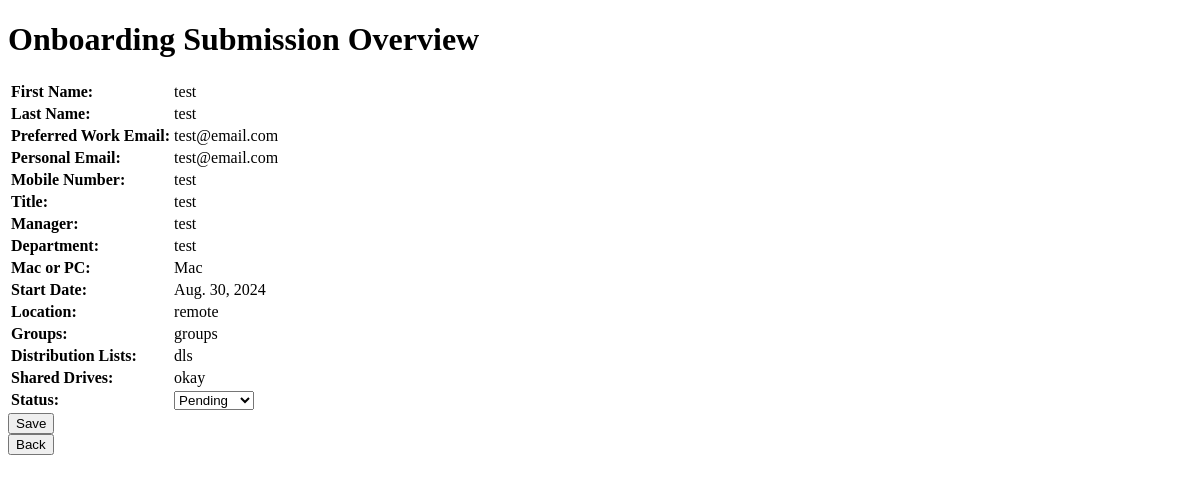
Before: /onboarding_submission_overview/?id=1 (signed in) with the older database file.
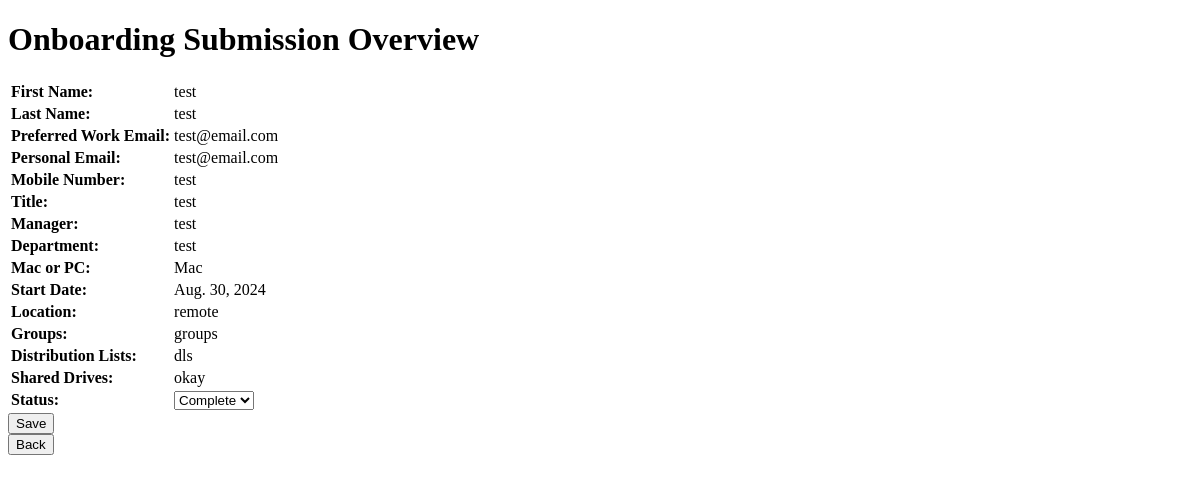
After: the same page with the newer database file.
### main/models.py (models this page shows, shortened)
class Onboarding(models.Model):
    STATUS_CHOICES = [
        ('Pending', 'Pending'),
        ('Complete', 'Complete'),
    ]
    MAC_OR_PC_CHOICES = [
        ('Mac', 'Mac'),
        ('PC', 'PC'),
    ]
    first_name = models.CharField(max_length=100)
    last_name = models.CharField(max_length=100)
    preferred_work_email = models.EmailField(max_length=100)
    personal_email = models.EmailField(max_length=100)
    mobile_number = models.CharField(max_length=15)
    title = models.CharField(max_length=100)
    manager = models.CharField(max_length=100)
    department = models.CharField(max_length=100)
    mac_or_pc = models.CharField(max_length=3, choices=MAC_OR_PC_CHOICES)
    start_date = models.DateField()
    location = models.CharField(max_length=100)
    groups = models.TextField()
    distribution_lists = models.TextField()
    shared_drives = models.TextField()
    status = models.CharField(max_length=50, choices=STATUS_CHOICES, default='Pending')
    details = models.TextField(default='')

### main/views.py (the view)
# urls.py: path('onboarding_submission_overview/', views.onboarding_submission_overview, name='onboarding_submission_overview'),
@login_required
@user_passes_test(is_admin)
def onboarding_submission_overview(request):
    onboarding_id = request.GET.get('id')
    onboarding = get_object_or_404(Onboarding, id=onboarding_id)
    if request.method == 'POST':
        form = OnboardingAdminForm(request.POST, instance=onboarding)
        if form.is_valid():
            print("Form is valid!")
            print("Status before saving:", form.cleaned_data['status'])
            form.save()
            print("Saved Onboarding Status:", onboarding.status)
            return redirect('onboarding')
        else:
            print("Form is not valid:", form.errors)
    else:
        form = OnboardingAdminForm(instance=onboarding)
    return render(request, 'onboarding_submission_overview.html', {'form': form, 'onboarding': onboarding})

### main/forms.py
class OnboardingAdminForm(forms.ModelForm):
    class Meta:
        model = Onboarding
        fields = [
            'first_name', 'last_name', 'preferred_work_email', 'personal_email',
            'mobile_number', 'title', 'manager', 'department', 'mac_or_pc',
            'start_date', 'location', 'groups', 'distribution_lists', 'shared_drives', 'status'
        ]

### main/views.py (called while the page is built)
def is_admin(user):
    return user.groups.filter(name='Admin').exists()

### main/templates/onboarding_submission_overview.html (shortened to what this page needs)
<!DOCTYPE html>
<html>
<head>
</head>
<body>
<h1>Onboarding Submission Overview</h1>
<form method="post">
<table>
<tr>
<td><b>First Name:</b></td><td>{{ form.first_name.value }}</td>
</tr>
<tr>
<td><b>Last Name:</b></td><td>{{ form.last_name.value }}</td>
</tr>
<tr>
<td><b>Preferred Work Email:</b></td><td>{{ form.preferred_work_email.value }}</td>
</tr>
<tr>
<td><b>Personal Email:</b></td><td>{{ form.personal_email.value }}</td>
</tr>
<tr>
<td><b>Mobile Number:</b></td><td>{{ form.mobile_number.value }}</td>
</tr>
<tr>
<td><b>Title:</b></td><td>{{ form.title.value }}</td>
</tr>
<tr>
<td><b>Manager:</b></td><td>{{ form.manager.value }}</td>
</tr>
<tr>
<td><b>Department:</b></td><td>{{ form.department.value }}</td>
</tr>
<tr>
<td><b>Mac or PC:</b></td><td>{{ form.mac_or_pc.value }}</td>
</tr>
<tr>
<td><b>Start Date:</b></td><td>{{ form.start_date.value }}</td>
</tr>
<tr>
<td><b>Location:</b></td><td>{{ form.location.value }}</td>
</tr>
<tr>
<td><b>Groups:</b></td><td>{{ form.groups.value }}</td>
</tr>
<tr>
<td><b>Distribution Lists:</b></td><td>{{ form.distribution_lists.value }}</td>
</tr>
<tr>
<td><b>Shared Drives:</b></td><td>{{ form.shared_drives.value }}</td>
</tr>
<tr>
<td><b>Status:</b></td>
<td>
    <select name="status">
        {% for choice in form.status.field.choices %}
        <option value="{{ choice.0 }}" {% if form.status.value == choice.0 %}selected{% endif %}>{{ choice.1 }}</option>
        {% endfor %}
    </select>
</td>
</tr>
</table>
<button type="submit">Save</button>
</form>
<a href="{% url 'onboarding' %}"><button type="button">Back</button></a>
</body>
</html>

Changed rows visible on the page:
changed Onboarding "test": status "Pending" → "Complete"
